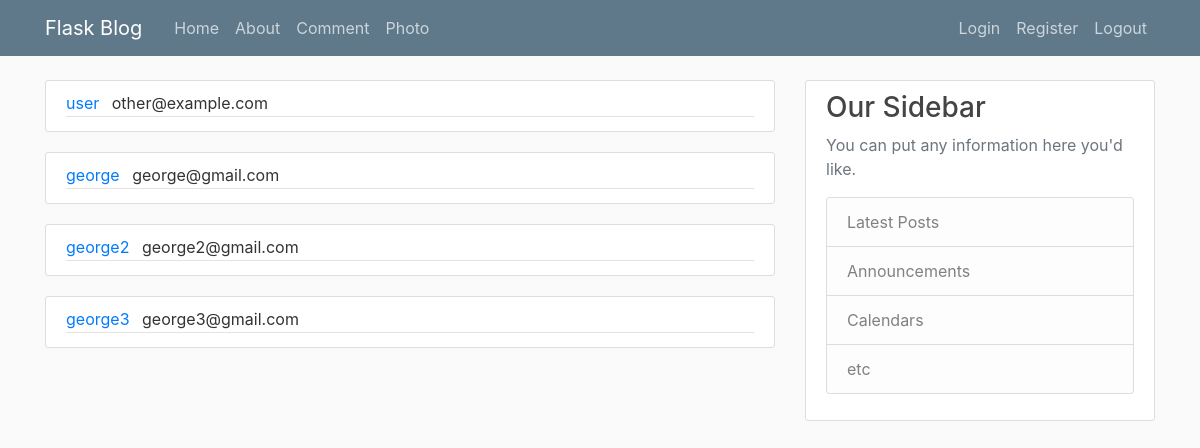
The page /admin on the database as committed earlier.
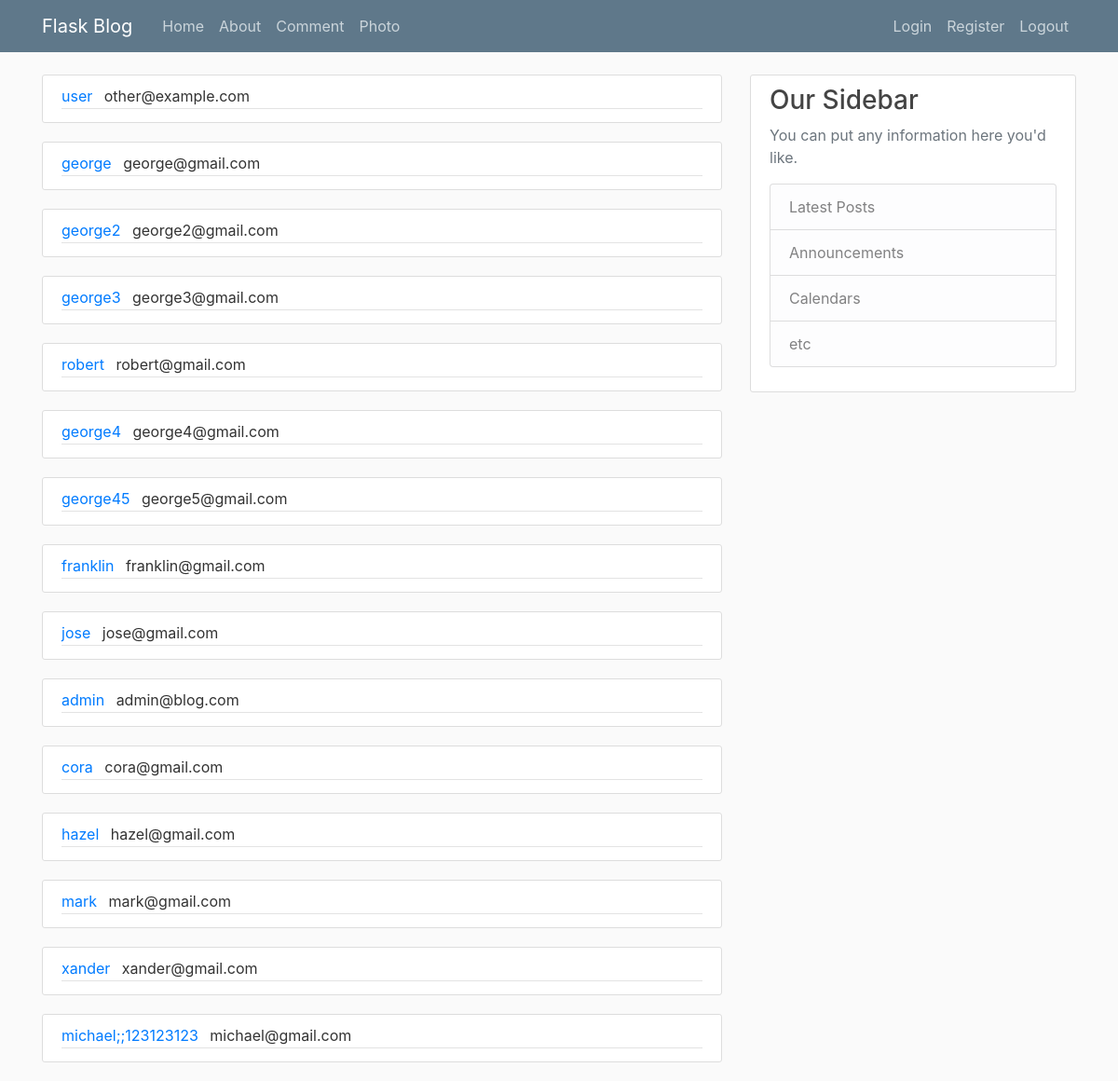
The same page on the database as committed later.
### db_interface.py (models this page shows, shortened)
class User(db.Model):
    id = db.Column(db.Integer, primary_key=True)
    username = db.Column(db.String(20), unique=True, nullable=False)
    email = db.Column(db.String(120), unique=True, nullable=False)
    image_file = db.Column(db.String(120), nullable=False, default='default.jpg')
    password = db.Column(db.String(60), nullable=False)
    posts = db.relationship('Post', backref='author', lazy=True)
    image = db.Column(db.LargeBinary, nullable=True)

### flaskblog.py (the view)
@app.route("/admin")
def admin():
    return render_template('admin.html', users=db_interface.User.query.all())

### Templates/admin.html (shortened to what this page needs)
<html>
    <head></head>
    <body>{% extends "layout.html" %}
    {% block content %}
        {% for user in users %}
            <article class="media content-section">
              <div class="media-body">
                <div class="article-metadata">
                  <a class="mr-2" href="#">{{ user.username }}</a>
                  <a class="mr-2">{{ user.email }}</a>
                </div>
            </article>
        {% endfor %}
    {% endblock content %}

### Templates/layout.html (shortened to what this page needs)
<html>
<head>
    <link rel="stylesheet" href="https://maxcdn.bootstrapcdn.com/bootstrap/4.0.0/css/bootstrap.min.css">
    <link rel="stylesheet" type="text/css" href="{{ url_for('static', filename='main.css') }}">
    </head><body>
    <header class="site-header">
      <nav class="navbar navbar-expand-md navbar-dark bg-steel fixed-top">
        <div class="container">
          <a class="navbar-brand mr-4" href="/">Flask Blog</a>
          <div class="collapse navbar-collapse" id="navbarToggle">
            <div class="navbar-nav mr-auto">
              <a class="nav-item nav-link" href="{{ url_for('home') }}">Home</a>
              <a class="nav-item nav-link" href="{{ url_for('about') }}">About</a>
              <a class="nav-item nav-link" href="{{ url_for('comment') }}">Comment</a>
              <a class="nav-item nav-link" href="{{ url_for('photo') }}">Photo</a>
            </div>
            <div class="navbar-nav">
              <a class="nav-item nav-link" href="{{ url_for('login') }}">Login</a>
              <a class="nav-item nav-link" href="{{ url_for('register') }}">Register</a>
              <a class="nav-item nav-link" href="{{ url_for('logout') }}">Logout</a>
            </div>
          </div>
        </div>
      </nav>
    </header>
    <main role="main" class="container">
      <div class="row">
        <div class="col-md-8">
          {% block content %}{% endblock %}
        </div>
        <div class="col-md-4">
          <div class="content-section">
            <h3>Our Sidebar</h3>
            <p class="text-muted">You can put any information here you'd like.
              </p><ul class="list-group">
                <li class="list-group-item list-group-item-light">Latest Posts</li>
                <li class="list-group-item list-group-item-light">Announcements</li>
                <li class="list-group-item list-group-item-light">Calendars</li>
                <li class="list-group-item list-group-item-light">etc</li>
              </ul>
          </div>
        </div>
      </div>
    </main>
</body></html>

### static/main.css (style rules this page uses)
body { background: #fafafa; color: #333333; margin-top: 5rem; }
h1, h2, h3, h4, h5, h6 { color: #444444; }
.bg-steel { background-color: #5f788a; }
.site-header .navbar-nav .nav-link { color: #cbd5db; }
.content-section { background: #ffffff; padding: 10px 20px; border: 1px solid #dddddd; border-radius: 3px; margin-bottom: 20px; }
.article-metadata { padding-bottom: 1px; margin-bottom: 4px; border-bottom: 1px solid #e3e3e3 }

Rows that differ between the two databases and show on the page:
added User: username "robert", email "robert@gmail.com"
added User: username "george4", email "george4@gmail.com"
added User: username "george45", email "george5@gmail.com"
added User: username "franklin", email "franklin@gmail.com"
added User: username "jose", email "jose@gmail.com"
added User: username "admin", email "admin@blog.com"
added User: username "cora", email "cora@gmail.com"
added User: username "hazel", email "hazel@gmail.com"
added User: username "mark", email "mark@gmail.com"
added User: username "xander", email "xander@gmail.com"
added User: username "michael;;123123123", email "michael@gmail.com"
